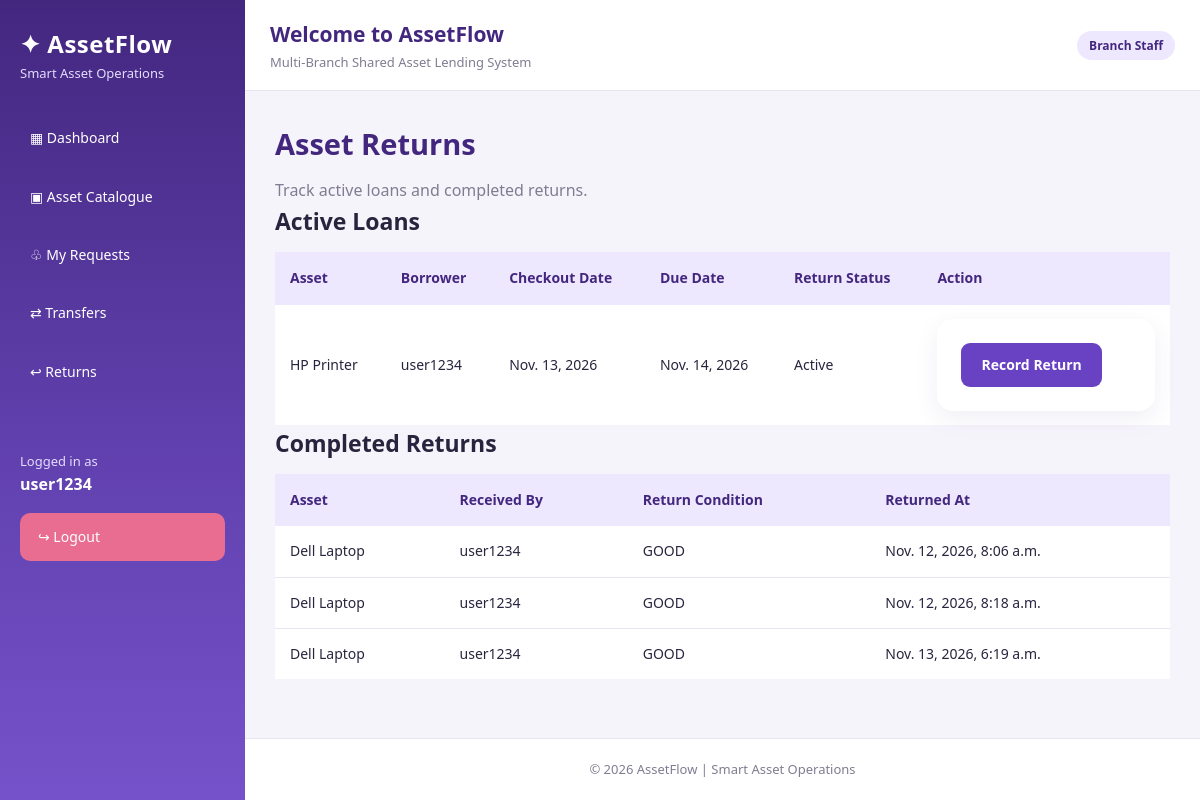
Screenshot of /returns/ (signed in) with the database file from the repository.
### myapp/models.py (models this page shows, shortened)
class UserProfile(models.Model):
    ROLE_CHOICES = [
        ("ADMIN", "Admin"),
        ("MANAGER", "Manager"),
        ("STAFF", "Branch Staff"),
    ]
    user = models.OneToOneField(
        settings.AUTH_USER_MODEL,
        on_delete=models.CASCADE,
        related_name="profile"
    )
    role = models.CharField(
        max_length=10,
        choices=ROLE_CHOICES,
        default="STAFF"
    )
    branch = models.ForeignKey(
        Branch,
        on_delete=models.SET_NULL,
        null=True,
        blank=True
    )

class Loan(models.Model):
    STATUS_CHOICES = [
        ("ACTIVE", "Active"),
        ("RETURNED", "Returned"),
    ]
    request = models.OneToOneField(
        LoanRequest,
        on_delete=models.PROTECT,
        related_name="loan"
    )
    asset = models.ForeignKey(
        Asset,
        on_delete=models.PROTECT,
        related_name="loans"
    )
    borrower = models.ForeignKey(
        settings.AUTH_USER_MODEL,
        on_delete=models.PROTECT
    )
    branch = models.ForeignKey(
        Branch,
        on_delete=models.PROTECT
    )
    checkout_date = models.DateField(
        default=timezone.localdate
    )
    due_date = models.DateField()
    returned_at = models.DateTimeField(
        null=True,
        blank=True
    )
    status = models.CharField(
        max_length=10,
        choices=STATUS_CHOICES,
        default="ACTIVE"
    )
    @property
    def is_overdue(self):
        return (
            self.status == "ACTIVE"
            and self.due_date < timezone.localdate()
        )

class Asset(models.Model):
    STATUS_CHOICES = [
        ("AVAILABLE", "Available"),
        ("BORROWED", "Borrowed"),
        ("IN_TRANSFER", "In Transfer"),
        ("MAINTENANCE", "Maintenance"),
    ]
    CONDITION_CHOICES = [
        ("NEW", "New"),
        ("GOOD", "Good"),
        ("DAMAGED", "Damaged"),
        ("UNDER_MAINTENANCE", "Under Maintenance"),
    ]
    asset_code = models.CharField(
        max_length=30,
        unique=True
    )
    name = models.CharField(max_length=150)
    category = models.ForeignKey(
        Category,
        on_delete=models.PROTECT
    )
    branch = models.ForeignKey(
        Branch,
        on_delete=models.PROTECT
    )
    owner = models.CharField(
        max_length=150,
        blank=True
    )
    condition = models.CharField(
        max_length=25,
        choices=CONDITION_CHOICES,
        default="GOOD"
    )
    status = models.CharField(
        max_length=15,
        choices=STATUS_CHOICES,
        default="AVAILABLE"
    )
    description = models.TextField(blank=True)
    created_at = models.DateTimeField(auto_now_add=True)

class AssetReturn(models.Model):
    loan = models.OneToOneField(
        Loan,
        on_delete=models.PROTECT,
        related_name="asset_return"
    )
    received_by = models.ForeignKey(
        settings.AUTH_USER_MODEL,
        on_delete=models.PROTECT
    )
    return_condition = models.CharField(
        max_length=25,
        choices=Asset.CONDITION_CHOICES,
        default="GOOD"
    )
    notes = models.TextField(blank=True)
    returned_at = models.DateTimeField(
        default=timezone.now
    )

### myapp/views.py (the view)
# urls.py: path("returns/", views.returns_page, name="returns"),
@login_required
def returns_page(request):
    role = current_role(request.user)
    active_loans = Loan.objects.filter(
        status="ACTIVE"
    ).select_related(
        "asset",
        "borrower"
    )
    if role == "STAFF":
        active_loans = active_loans.filter(
            borrower=request.user
        )
    completed_returns = AssetReturn.objects.select_related(
        "loan__asset",
        "received_by"
    )
    if role == "STAFF":
        completed_returns = completed_returns.filter(
            loan__borrower=request.user
        )
    return render(
        request,
        "myapp/returns.html",
        {
            "loans": active_loans,
            "completed_returns": completed_returns,
        }
    )

### myapp/views.py (called while the page is built)
def current_role(user):
    if not user.is_authenticated:
        return ""
    if user.is_superuser:
        return "ADMIN"
    try:
        return user.profile.role
    except UserProfile.DoesNotExist:
        return ""

### myapp/templates/myapp/returns.html (shortened to what this page needs)
{% extends 'myapp/base.html' %}
{% block content %}
<div class="page-header">
    <div>
        <h1>Asset Returns</h1>
        <p>Track active loans and completed returns.</p>
    </div>
</div>
<div class="content-card">
    <h2>Active Loans</h2>
    <div class="table-wrapper">
        <table>
            <thead>
                <tr>
                    <th>Asset</th>
                    <th>Borrower</th>
                    <th>Checkout Date</th>
                    <th>Due Date</th>
                    <th>Return Status</th>
                    <th>Action</th>
                </tr>
            </thead>
            <tbody>
                {% for loan in loans %}
                <tr>
                    <td>{{ loan.asset.name }}</td>
                    <td>{{ loan.borrower.username }}</td>
                    <td>{{ loan.checkout_date }}</td>
                    <td>{{ loan.due_date }}</td>
                    <td>
                        {% if loan.is_overdue %}
                        <span class="status-badge overdue">Overdue</span>
                        {% else %}
                        <span class="status-badge">Active</span>
                        {% endif %}
                    </td>
                    <td>
                        <form method="POST" action="{% url 'mark_return' loan.id %}">
                            <button type="submit" class="primary-button">Record Return</button>
                        </form>
                    </td>
                </tr>
                {% empty %}
                <tr><td colspan="6" class="empty-state">No active loans found.</td></tr>
                {% endfor %}
            </tbody>
        </table>
    </div>
</div>
<div class="content-card">
    <h2>Completed Returns</h2>
    <div class="table-wrapper">
        <table>
            <thead>
                <tr>
                    <th>Asset</th>
                    <th>Received By</th>
                    <th>Return Condition</th>
                    <th>Returned At</th>
                </tr>
            </thead>
            <tbody>
                {% for item in completed_returns %}
                <tr>
                    <td>{{ item.loan.asset.name }}</td>
                    <td>{{ item.received_by }}</td>
                    <td>{{ item.return_condition }}</td>
                    <td>{{ item.returned_at }}</td>
                </tr>
                {% empty %}
                <tr><td colspan="4" class="empty-state">No completed returns yet.</td></tr>
                {% endfor %}
            </tbody>
        </table>
    </div>
</div>
{% endblock %}

### myapp/templates/myapp/base.html (shortened to what this page needs)
{% load static %}
<!DOCTYPE html>
<html lang="en">
<head>
    <link rel="stylesheet" href="{% static 'myapp/css/style.css' %}">
</head>
<body>
{% if user.is_authenticated %}
<div class="app-layout">
    <aside class="sidebar">
        <div style="padding:25px 20px;">
            <h2 style="color:white; margin:0;">✦ AssetFlow</h2>
            <p style="color:#e5dcff; font-size:13px;">
                Smart Asset Operations
            </p>
        </div>
        <nav>
            <a href="{% url 'dashboard' %}">▦ Dashboard</a>
            <a href="{% url 'assets' %}">▣ Asset Catalogue</a>
            {% if user.is_superuser or user.profile.role == "ADMIN" %}
                <a href="{% url 'requests' %}">♧ All Requests</a>
                <a href="{% url 'approvals' %}">✓ Approvals</a>
                <a href="{% url 'transfers' %}">⇄ Transfers</a>
                <a href="{% url 'returns' %}">↩ Returns</a>
                <a href="{% url 'branches' %}">⌂ Branch Management</a>
                <a href="{% url 'reports' %}">▤ Reports</a>
            {% elif user.profile.role == "STAFF" %}
                <a href="{% url 'requests' %}">♧ My Requests</a>
                <a href="{% url 'transfers' %}">⇄ Transfers</a>
                <a href="{% url 'returns' %}">↩ Returns</a>
            {% endif %}
        </nav>
        <div style="padding:20px; margin-top:30px;">
            <p style="color:#e5dcff; font-size:13px;">
                Logged in as
            </p>
            <strong style="color:white;">
                {{ user.username }}
            </strong>
            <a href="{% url 'logout' %}"
               style="background:#e96d91; margin:15px 0 0;">
                ↪ Logout
            </a>
        </div>
    </aside>
    <div class="main-area">
        <header class="topbar">
            <div>
                <h2 style="margin:0;">Welcome to AssetFlow</h2>
                <p style="margin:0;">
                    Multi-Branch Shared Asset Lending System
                </p>
            </div>
            <div>
                <span class="badge">
                    {% if user.is_superuser %}
                        Admin
                    {% else %}
                        {{ user.profile.get_role_display }}
                    {% endif %}
                </span>
            </div>
        </header>
        <main class="main-content">
            {% block content %}{% endblock %}
        </main>
        <footer style="text-align:center; padding:20px; color:#817c91;">
            © {% now "Y" %} AssetFlow | Smart Asset Operations
        </footer>
    </div>
</div>
{% else %}
    {% block public_content %}{% endblock %}
{% endif %}
</body>
</html>

### myapp/static/myapp/css/style.css (style rules this page uses)
:root { --purple: #6842c2; --purple-dark: #43277f; --purple-light: #eee8ff; --teal: #16a69a; --teal-light: #e0f7f4; --orange: #f39a42; --orange-light: #fff0dc; --pink: #e96d91; --pink-light: #ffe6ee; --green: #219b68; --green-light: #dcf7e9; --red: #df5260; --red-light: #ffe3e7; --background: #f6f4fb; --white: #ffffff; --text: #29243d; --muted: #817c91; --border: #e9e5f0; --shadow: 0 8px 25px rgba(65, 44, 110, 0.08); --radius: 15px; }
* { margin: 0; padding: 0; box-sizing: border-box; }
html { scroll-behavior: smooth; }
body { font-family: "Segoe UI", Arial, sans-serif; background: var(--background); color: var(--text); line-height: 1.6; }
a { text-decoration: none; color: inherit; }
button, input, select, textarea { font: inherit; }
button { cursor: pointer; }
.app-layout { display: flex; min-height: 100vh; }
.main-area { flex: 1; min-width: 0; display: flex; flex-direction: column; }
.main-content { padding: 30px; flex: 1; }
.sidebar, .navigation { width: 245px; flex-shrink: 0; min-height: 100vh; background: linear-gradient( 180deg, #43277f 0%, #6040ad 55%, #7652ca 100% ); color: white; }
.sidebar h2 { color: white; font-size: 24px; letter-spacing: 0.5px; }
.sidebar p { color: #e5dcff; }
.sidebar nav, .navigation { display: flex; flex-direction: column; }
.sidebar a, .navigation a { display: block; padding: 13px 18px; margin: 5px 12px; border-radius: 10px; color: white; font-size: 14px; transition: all 0.25s ease; }
.topbar, header { background: var(--white); padding: 18px 25px; border-bottom: 1px solid var(--border); }
.topbar { display: flex; justify-content: space-between; align-items: center; gap: 15px; flex-wrap: wrap; }
.topbar h2 { color: var(--purple-dark); font-size: 21px; margin: 0; }
.topbar p { color: var(--muted); font-size: 13px; }
h1 { font-size: 29px; color: var(--purple-dark); margin-bottom: 10px; }
h2 { font-size: 23px; margin-bottom: 12px; }
p { color: var(--muted); }
button, .btn, input[type="submit"] { display: inline-block; background: var(--purple); color: white; padding: 11px 20px; border: none; border-radius: 9px; font-weight: 600; transition: all 0.25s ease; }
form { background: var(--white); padding: 24px; border-radius: 16px; box-shadow: var(--shadow); }
table { width: 100%; border-collapse: collapse; background: white; }
th { background: var(--purple-light); color: var(--purple-dark); text-align: left; padding: 15px; font-size: 14px; }
td { padding: 14px 15px; border-bottom: 1px solid var(--border); font-size: 14px; }
tr:last-child td { border-bottom: none; }
.badge, .status { display: inline-block; padding: 5px 12px; border-radius: 20px; font-size: 12px; font-weight: 700; background: var(--purple-light); color: var(--purple-dark); }
footer { background: white; border-top: 1px solid var(--border); padding: 20px; text-align: center; color: var(--muted); font-size: 13px; }

### rows the page displays
Loan: asset.name "HP Printer", borrower.username "user1234", checkout_date "Nov. 13, 2026", due_date "Nov. 14, 2026", status "Active"
AssetReturn: loan.asset.name "Dell Laptop", received_by "user1234", return_condition "GOOD", returned_at "Nov. 12, 2026, 8:06 a.m."
AssetReturn: loan.asset.name "Dell Laptop", received_by "user1234", return_condition "GOOD", returned_at "Nov. 12, 2026, 8:18 a.m."
AssetReturn: loan.asset.name "Dell Laptop", received_by "user1234", return_condition "GOOD", returned_at "Nov. 13, 2026, 6:19 a.m."

### other values shown
{{ user.username }} "user1234"
{{ user.profile.get_role_display }} "Branch Staff"
